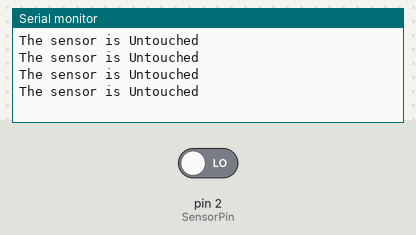
Simulated run of this sketch. Board: Arduino Uno, built with avr-gcc and run on an emulated ATmega328P. Shown: the last lines printed to the serial monitor. Inputs (shaded band) come from the test bench; at power-on: pin 2 (SensorPin) LOW.

Above: at 1.8 s.
1.9 s: pin 2 (SensorPin) driven HIGH
At 2.4 s:
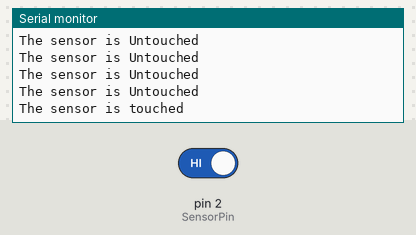
4.0 s: pin 2 (SensorPin) driven LOW
At 4.4 s:
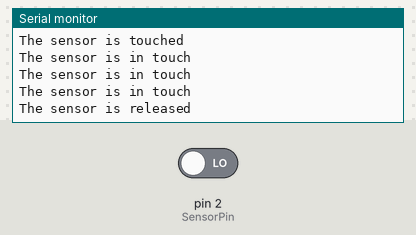

Measured:
- after the input at 1.9 s, the serial monitor: prints a new line after 0.10 s (image 1)
- after the input at 4.0 s, the serial monitor: prints a new line at once (image 2)

The sketch:

tuch_2.ino
```cpp
const int SensorPin = 2;

int lastState = LOW;
int currentState;

void setup(){

  Serial.begin(9600);

  pinMode(SensorPin, INPUT);
}
void loop(){

  currentState = digitalRead(SensorPin);
  if(lastState == LOW && currentState == HIGH)
    Serial.println("The sensor is touched");
  else if(lastState == HIGH && currentState == LOW)
    Serial.println("The sensor is released");
  else if(lastState == LOW && currentState == LOW)
    Serial.println("The sensor is Untouched");
  else if(lastState == HIGH && currentState == HIGH)
    Serial.println("The sensor is in touch");
  lastState = currentState;
  delay(500);
}
```
